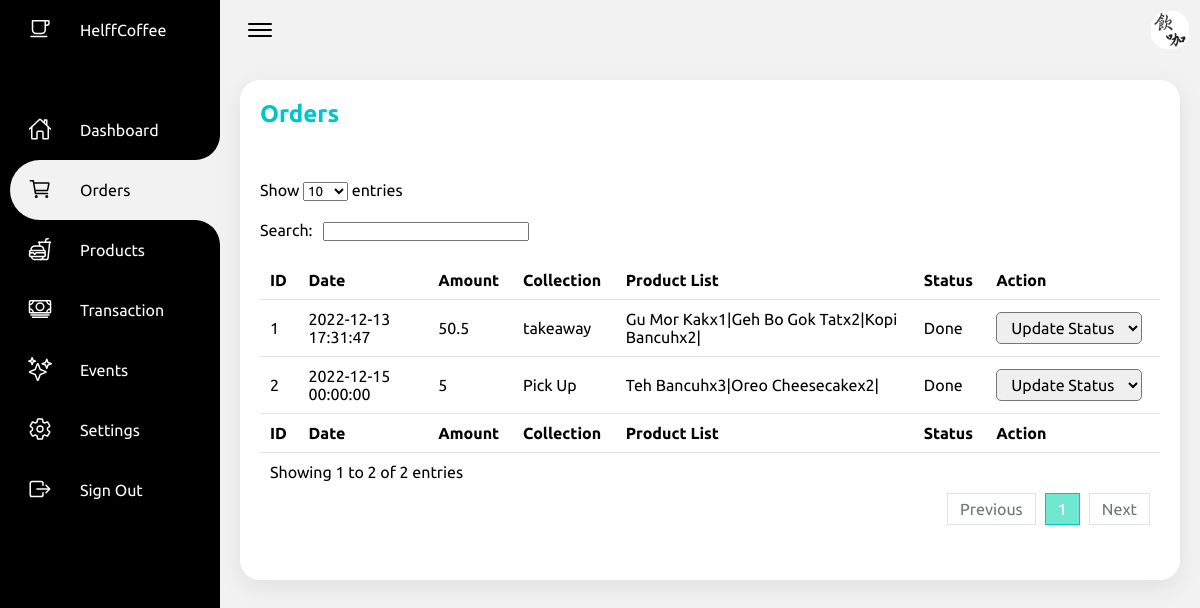
The app's page /Admin/orders.php (signed in) with its own data.
### tables this page shows
CREATE TABLE `orders` (
  `order_id` int(11) NOT NULL,
  `order_amount` double NOT NULL,
  `order_date` datetime NOT NULL,
  `order_collection` text NOT NULL,
  `pickup_time` datetime DEFAULT NULL,
  `Status` varchar(10) NOT NULL DEFAULT 'preparing'
);

CREATE TABLE `order_product` (
  `id` int(100) NOT NULL,
  `order_id` int(100) NOT NULL,
  `product_id` int(100) NOT NULL,
  `quantity` int(100) NOT NULL DEFAULT 0
);

CREATE TABLE `product` (
  `product_id` int(11) NOT NULL,
  `product_name` text NOT NULL,
  `price` float NOT NULL,
  `product_type` int(100) NOT NULL,
  `product_desc` text NOT NULL,
  `product_quan` int(100) NOT NULL,
  `product_cal` int(100) NOT NULL,
  `product_img` varchar(100) NOT NULL
);

### Admin/orders.php (the view, shortened to what this page needs)
<?php
include "dbConnection.php"
?>
<!DOCTYPE html>
<html lang="en">
<head>
    <link rel="stylesheet" href="css/orders.css">
</head>
<body>
    <div class="container">
        <div class="navigation">
            <ul>
                <li>
                    <a href="index.php">
                        <span class="icon">
                            <ion-icon name="cafe-outline"></ion-icon>
                        </span>
                        <span class="title">HelffCoffee</span>
                    </a>
                </li>
                <li>
                    <a href="index.php">
                        <span class="icon">
                            <ion-icon name="home-outline"></ion-icon>
                        </span>
                        <span class="title">Dashboard</span>
                    </a>
                </li>
                <li class="hovered active">
                    <a href="orders.php">
                        <span class="icon">
                            <ion-icon name="cart-outline"></ion-icon>
                        </span>
                        <span class="title">Orders</span>
                    </a>
                </li>
                <li>
                    <a href="products.php">
                        <span class="icon">
                            <ion-icon name="fast-food-outline"></ion-icon>
                        </span>
                        <span class="title">Products</span>
                    </a>
                </li>
                <li>
                    <a href="transaction.php">
                        <span class="icon">
                            <ion-icon name="cash-outline"></ion-icon>
                        </span>
                        <span class="title">Transaction</span>
                    </a>
                </li>
                <li>
                    <a href="events.php">
                        <span class="icon">
                            <ion-icon name="sparkles-outline"></ion-icon>
                        </span>
                        <span class="title">Events</span>
                    </a>
                </li>
                <li>
                    <a href="settings.php">
                        <span class="icon">
                            <ion-icon name="settings-outline"></ion-icon>
                        </span>
                        <span class="title">Settings</span>
                    </a>
                </li>
                <li>
                    <a href="adminlogout.php">
                        <span class="icon">
                            <ion-icon name="exit-outline"></ion-icon>
                        </span>
                        <span class="title">Sign Out</span>
                    </a>
                </li>
            </ul>
        </div>
        <?php
        $sql = mysqli_query($conn, "select * from orders");
        ?>
        <div class="main">
            <div class="topbar">
                <div class="toggle">
                    <ion-icon name="menu-outline"></ion-icon>
                </div>
                <div class="user">
                    <img src="images/profile.jpg">
                </div>
            </div>
            <div class="table-box">
                <div class="orders-table">
                    <div class="orders-table-header">
                        <h2>Orders</h2>
                    </div>
                    <div class="orders-table-content">
                        <table id="example" class="table table-striped">
                            <thead>
                                <tr>
                                    <th>ID</th>
                                    <th>Date</th>
                                    <th>Amount</th>
                                    <th>Collection</th>
                                    <th>Product List</th>
                                    <th>Status</th>
                                    <th>Action</th>
                                </tr>
                            </thead>
                            <tbody>
                                <?php
                                $i = 1;
                                if (mysqli_num_rows($sql) > 0) {
                                    while ($row = mysqli_fetch_assoc($sql)) {
                                ?>
                                        <?php
                                        $sql1 = mysqli_query($conn, "select * from order_product where order_id = '" . $row['order_id'] . "';");
                                        ?>
                                        <tr>
                                            <td><?php echo $i++ ?></td>
                                            <td><?php echo $row['order_date'] ?></td>
                                            <td><?php echo $row['order_amount'] ?></td>
                                            <td><?php echo $row['order_collection'] ?></td>
                                            <td>
                                                <?php
                                                while ($row1 = mysqli_fetch_assoc($sql1)) {
                                                    $sql2 = mysqli_query($conn, "select * from product where product_id ='" . $row1['product_id'] . "';");
                                                    $row2 = mysqli_fetch_assoc($sql2);
                                                    echo $row2['product_name'];
                                                    echo "x";
                                                    echo $row1['quantity'];
                                                    echo "|";
                                                } ?>
                                            </td>
                                            <td>
                                                <?php
                                                if ($row['Status'] == 'done') {
                                                    echo "Done";
                                                }
                                                ?>
                                            </td>
                                            <td>
                                                <select id="status" name="status" onchange="status_update(this.options[this.selectedIndex].value,'<?php echo $row['order_id']; ?>')">
                                                    <option selected disabled>Update Status</option>
                                                </select>
                                            </td>
                                        </tr>
                                <?php      }
                                } ?>
                            </tbody>
                            <tfoot>
                                <tr>
                                    <th>ID</th>
                                    <th>Date</th>
                                    <th>Amount</th>
                                    <th>Collection</th>
                                    <th>Product List</th>
                                    <th>Status</th>
                                    <th>Action</th>
                                </tr>
                            </tfoot>
                        </table>
                    </div>
                </div>
            </div>
        </div>
    </div>
</body>
</html>

### Admin/css/orders.css (style rules this page uses)
* { margin: 0; padding: 0; box-sizing: border-box; font-family: 'Ubuntu', sans-serif; }
:root { --black1: #000000; --black2: #808080; --grey: #f2f2f2; --white: #ffffff; --green1: #70e7d1; --green2: #00c5c8; }
body { min-height: 100vh; overflow-x: hidden; }
.container { position: relative; width: 100%; }
.navigation { position: fixed; width: 220px; height: 100%; background: var(--black1); border-left: 10px solid var(--black1); transition: 0.5s; overflow: hidden; }
.navigation ul { position: absolute; top: 0; left: 0; width: 100%; }
.navigation ul li { position: relative; width: 100%; list-style: none; border-top-left-radius: 30px; border-bottom-left-radius: 30px; }
.navigation ul li.active, .navigation ul li:hover, .navigation ul li.hovered { background: var(--grey); }
.navigation ul li:nth-child(1) { margin-bottom: 40px; pointer-events: none; }
.navigation ul li a { position: relative; display: block; width: 100%; display: flex; text-decoration: none; color: var(--white); }
.navigation ul li.active a, .navigation ul li:hover a, .navigation ul li.hovered a { color: var(--black1); }
.navigation ul li a .icon { position: relative; display: block; min-width: 60px; height: 60px; line-height: 70px; text-align: center; }
.navigation ul li a .icon ion-icon { font-size: 1.5em; }
.navigation ul li a .title { position: relative; display: block; padding: 0 10px; height: 60px; line-height: 60px; text-align: start; white-space: nowrap; }
.navigation ul li.active a::before, .navigation ul li:hover a::before, .navigation ul li.hovered a::before { content: ""; position: absolute; right: 0; top: -50px; width: 50px; height: 50px; background: transparent; border-radius: 50%; box-shadow: 35px 35px 0 10px var(--grey); pointer-events: none; }
.navigation ul li.active a::after, .navigation ul li:hover a::after, .navigation ul li.hovered a::after { content: ""; position: absolute; right: 0; bottom: -50px; width: 50px; height: 50px; background: transparent; border-radius: 50%; box-shadow: 35px -35px 0 10px var(--grey); pointer-events: none; }
.main { position: absolute; width: calc(100% - 220px); left: 220px; min-height: 100vh; background: var(--grey); transition: 0.5s; }
.topbar { width: 100%; height: 60px; display: flex; justify-content: space-between; align-items: center; padding: 0 10px; }
.toggle { position: relative; width: 60px; height: 60px; display: flex; justify-content: center; align-items: center; font-size: 2em; cursor: pointer; }
.user { position: relative; width: 40px; height: 40px; border-radius: 50%; overflow: hidden; cursor: pointer; }
.user img { position: absolute; top: 0; left: 0; width: 100%; height: 100%; object-fit: cover; }
.table-box { position: relative; width: 100%; padding: 20px; }
.table-box .orders-table { position: relative; display: grid; min-height: 500px; background: var(--white); padding: 20px; box-shadow: 0 7px 25px rgba(0, 0, 0, 0.08); border-radius: 20px; }
.orders-table-header { display: flex; justify-content: space-between; align-items: flex-start; }
.orders-table-header h2 { font-weight: 600; color: var(--green2); }
.orders-table-content { overflow: auto; }
.orders-table-content table { width: 100%; border-collapse: collapse; margin-top: 10px; }
.orders-table-content table thead th { font-weight: 600; }
.orders-table-content table th, td { padding: 10px; text-align: left; font-size: 16px; color: var(--black1); border-bottom: 1px solid rgba(0, 0, 0, 0.1); }
.orders-table-content table tr { color: var(--black1); border-bottom: 1px solid rgba(0, 0, 0, 0.1); }
.orders-table-content tr { transition: 0.4s; }
tbody select { padding: 5px 10px; font-size: 16px; border-radius: 5px; }
tbody select option { background: var(--white); color: var(--black1); }
a:-webkit-any-link { color: var(--black1); cursor: pointer; }

### records on screen
orders: order_date "2022-12-13 17:31:47", order_amount "50.5", order_collection "takeaway", Status "Done"
order_product: product.product_name "Gu Mor Kak", quantity "1"
order_product: product.product_name "Geh Bo Gok Tat", quantity "2"
order_product: product.product_name "Kopi Bancuh", quantity "2"
orders: order_date "2022-12-15 00:00:00", order_amount "5", order_collection "Pick Up", Status "Done"
order_product: product.product_name "Teh Bancuh", quantity "3"
order_product: product.product_name "Oreo Cheesecake", quantity "2"
